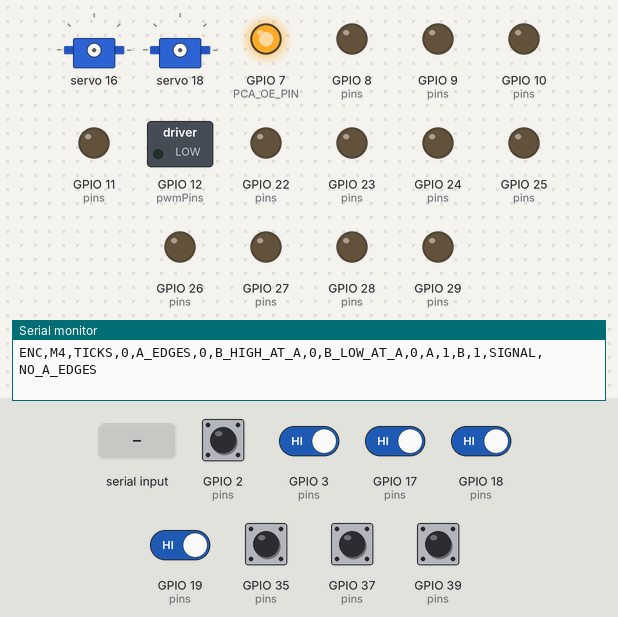
Recording of a sketch running on a simulated ESP32. On the bench: 2 × servo, switched loads named in the sketch (green lamp = pin HIGH), output pins drawn as LEDs (lit = HIGH), the last lines printed to the serial monitor. The test bench sets the inputs (shaded band); at power-on: GPIO 2 (pins), GPIO 3 (pins), GPIO 17 (pins), GPIO 18 (pins), GPIO 19 (pins), GPIO 35 (pins), GPIO 37 (pins), GPIO 39 (pins) HIGH.

Above: at 1.2 s.
1.3 s: "A\n" received over Serial
At 2.81 s:
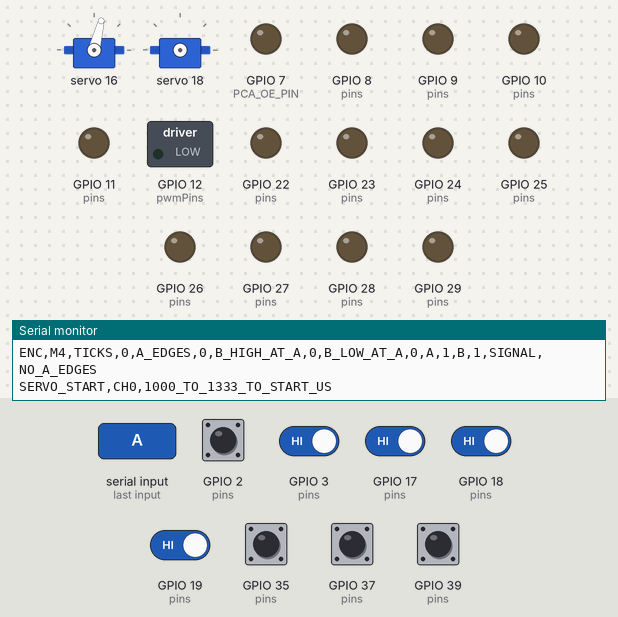
4.3 s: GPIO 2 (pins) pulled LOW for 0.15 s
5.9 s: "B\n" received over Serial
At 7.5 s:
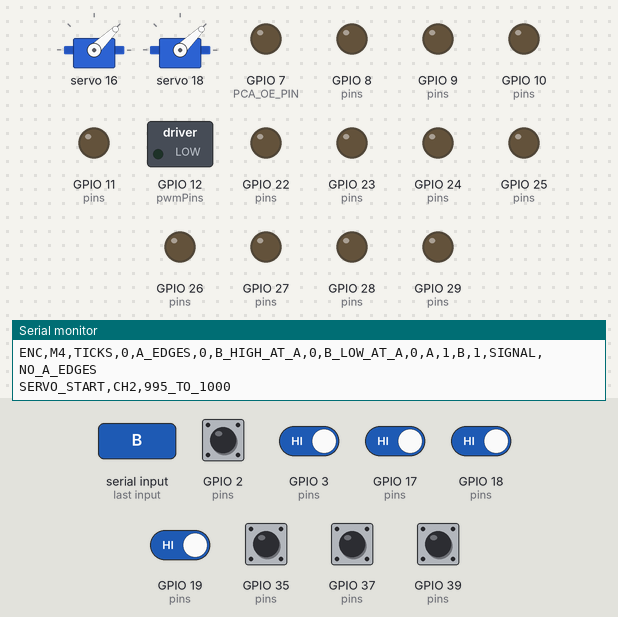
8.4 s: "STOP\n" received over Serial
At 8.9 s:
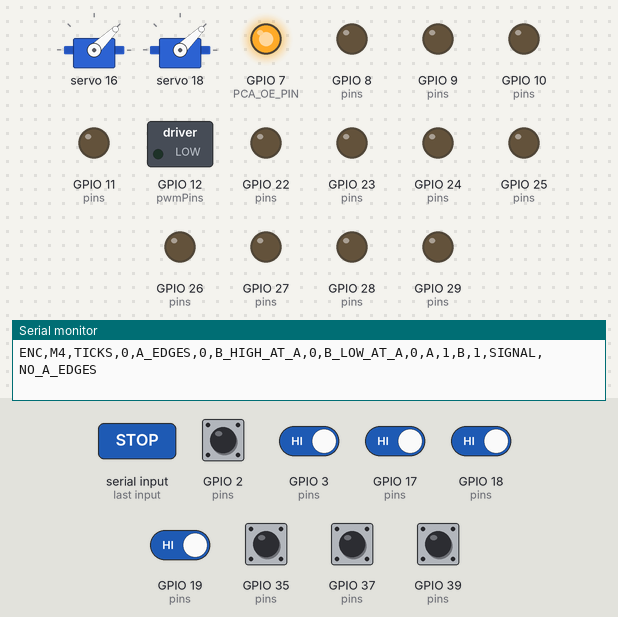
9.9 s: "A\n" received over Serial
At 12.19 s:
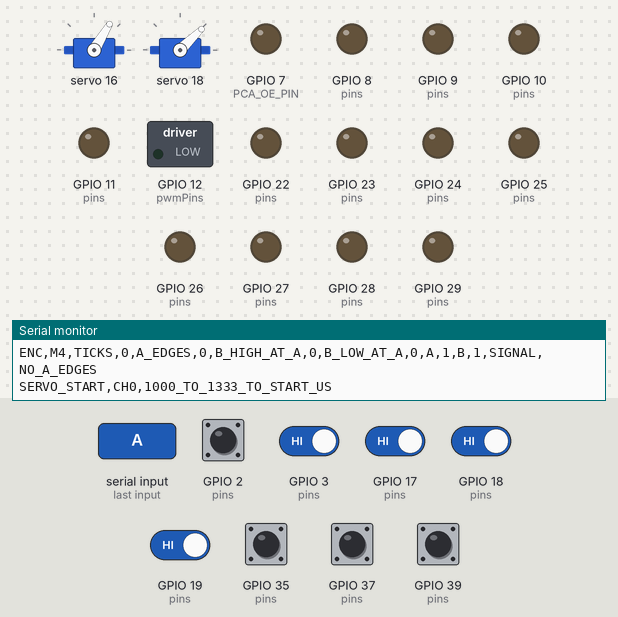
12.9 s: GPIO 2 (pins) driven LOW and GPIO 3 (pins) driven LOW and GPIO 17 (pins) driven LOW and GPIO 18 (pins) driven LOW and GPIO 19 (pins) driven LOW
Timing chart, 0 to 15.6 s (numbered marks = the images above; inputs shaded):
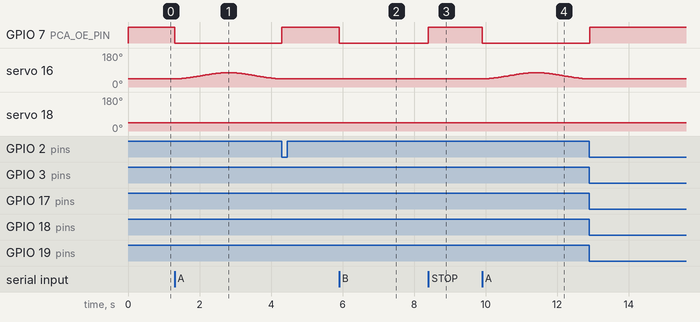

The sketch:

four_motor_test.ino
```cpp
#include <Arduino.h>
#include <Wire.h>
#include <Adafruit_PWMServoDriver.h>
#include <util/atomic.h>

// M1-M3 use A-edge x2 decoding with B sampled inside each ISR. M4 A on D17
// is polled because D17 has no Mega external interrupt. Counts are raw ticks.
struct MotorPins { uint8_t in1, in2, pwm, a, b; };
const MotorPins pins[4] = {
  {24, 25, 11, 19, 18}, {22, 23, 10, 2, 35},
  {26, 27, 9, 3, 37}, {28, 29, 8, 17, 39}
};
Adafruit_PWMServoDriver pca(0x41);
const uint8_t PCA_OE_PIN = 7;
const uint8_t SERVO_STEP_MS = 20;
const uint16_t SERVO_LEG_MS[2] = {1500, 2500}; // Shoulder uses the slower second duration.
const uint8_t SHOULDER_CHANNEL = 2;
const uint16_t CH0_START_US = 1000;
const uint16_t CH0_END_US = 1333;
// Start one PCA9685 count below the known 1000 us hold.
const uint8_t SHOULDER_MAX_DEGREES = 1;
const uint16_t SHOULDER_DOWN_US = 995;
const uint16_t SHOULDER_UP_US = 1000;
// Relative jog step: one PCA9685 count at 50 Hz is ~4.88 us. Keep single-step
// motion under ~1 nominal degree so each E/T press is barely visible.
const int8_t SHOULDER_JOG_STEP_US = 5;
const uint16_t SHOULDER_MIN_US = 990;
const uint16_t SHOULDER_MAX_US = 1100;
struct EncoderData {
  int32_t ticks;
  uint32_t edges, bHigh, bLow;
};
volatile EncoderData encoder[4] = {};
const uint8_t TEST_PWM = 200;
const uint32_t PULSE_MS = 1000;
const uint32_t REPORT_MS = 250;
bool running = false;
bool pcaFound = false;
bool servoTesting = false;
uint8_t servoChannel = 0;
uint16_t servoStartUs = 1000;
uint16_t servoEndUs = 1333;
uint16_t servoLegMs = 1500;
uint32_t servoStepAt = 0;
uint32_t servoStartedAt = 0;
bool shoulderMoving = false;
bool shoulderHolding = false;
uint16_t shoulderPulseUs = SHOULDER_DOWN_US;
uint16_t shoulderStartUs = SHOULDER_DOWN_US;
uint16_t shoulderTargetUs = SHOULDER_DOWN_US;
uint32_t shoulderStartedAt = 0;
uint32_t shoulderStepAt = 0;
bool gripperTesting = false;
uint8_t gripperPhase = 0;
uint32_t gripperPhaseAt = 0;
const uint16_t GRIPPER_PULSES_US[3][2] = {
  {1500, 2000}, // Valve neutral, pump running.
  {2000, 1500}, // Valve actuated, pump neutral.
  {1500, 1500}  // Both neutral before disabling outputs.
};
const uint16_t GRIPPER_PHASE_MS[3] = {3000, 1000, 250};
uint32_t startedAt = 0, lastReport = 0;
bool motor4LastA = false;
char command[24];
uint8_t commandLength = 0;
bool overflow = false;

void recordEdge(uint8_t i) {
  bool a = digitalRead(pins[i].a);
  bool b = digitalRead(pins[i].b);
  encoder[i].ticks += a == b ? 1 : -1;
  ++encoder[i].edges;
  if (b) ++encoder[i].bHigh;
  else ++encoder[i].bLow;
}
void encoder1ISR() { recordEdge(0); }
void encoder2ISR() { recordEdge(1); }
void encoder3ISR() { recordEdge(2); }

// Mega D17 has no external-interrupt input, so sample M4 A in loop().
void pollMotor4Encoder() {
  bool a = digitalRead(pins[3].a);
  if (a != motor4LastA) {
    motor4LastA = a;
    recordEdge(3);
  }
}

void disablePcaOutputs() {
  digitalWrite(PCA_OE_PIN, HIGH);
  servoTesting = false;
  shoulderMoving = false;
  shoulderHolding = false;
  shoulderPulseUs = SHOULDER_DOWN_US;
  gripperTesting = false;
  if (pcaFound) {
    for (uint8_t ch = 0; ch < 16; ++ch) pca.setPWM(ch, 0, 4096);
  }
}

void startServoSweep(uint8_t channel) {
  if (!pcaFound) { Serial.println(F("ERROR,PCA_NOT_FOUND")); return; }
  if (running || servoTesting || gripperTesting || shoulderMoving || shoulderHolding) { Serial.println(F("ERROR,BUSY")); return; }
  disablePcaOutputs();
  servoTesting = true;
  servoChannel = channel;
  servoStartUs = channel == SHOULDER_CHANNEL ? SHOULDER_DOWN_US : CH0_START_US;
  servoEndUs = channel == SHOULDER_CHANNEL ? SHOULDER_UP_US : CH0_END_US;
  servoLegMs = channel == SHOULDER_CHANNEL ? SERVO_LEG_MS[1] : SERVO_LEG_MS[0];
  servoStepAt = millis() - SERVO_STEP_MS;
  servoStartedAt = millis();
  Serial.print(F("SERVO_START,CH")); Serial.print(servoChannel);
  if (channel == SHOULDER_CHANNEL) {
    Serial.print(F(",0_TO_1_TO_0,"));
  } else Serial.print(',');
  Serial.print(servoStartUs); Serial.print(F("_TO_"));
  Serial.print(servoEndUs); Serial.println(F("_TO_START_US"));
}

void startShoulder(uint16_t target) {
  if (!pcaFound) { Serial.println(F("ERROR,PCA_NOT_FOUND")); return; }
  if (running || servoTesting || gripperTesting || shoulderMoving) { Serial.println(F("ERROR,BUSY")); return; }
  // After a serial reset, the controller loses its commanded position. Permit
  // the explicit lower command to start from the raised endpoint.
  if (target == SHOULDER_DOWN_US && !shoulderHolding) shoulderPulseUs = SHOULDER_UP_US;
  if (shoulderHolding && shoulderPulseUs == target) {
    Serial.print(F("SERVO_HOLDING,CH2,")); Serial.println(target);
    return;
  }
  if (!shoulderHolding) {
    const uint16_t startUs = shoulderPulseUs;
    disablePcaOutputs();
    shoulderPulseUs = startUs;
  }
  shoulderStartUs = shoulderPulseUs;
  shoulderTargetUs = target;
  shoulderMoving = true;
  shoulderHolding = false;
  shoulderStartedAt = millis();
  shoulderStepAt = millis() - SERVO_STEP_MS;
  Serial.print(F("SERVO_START,CH2,")); Serial.print(shoulderStartUs);
  Serial.print(F("_TO_")); Serial.println(shoulderTargetUs);
}

// Relative jog from the actively held position: no output disable, no
// absolute assumption, so repeated E/T presses stay tiny and smooth. The
// first enable after a reset/flash still snaps to the tracked pulse because
// the servo position is unknown while outputs are disabled; keep the arm
// supported for that single capture, then use E/T only.
void jogShoulder(int8_t stepUs) {
  if (!pcaFound) { Serial.println(F("ERROR,PCA_NOT_FOUND")); return; }
  if (running || servoTesting || gripperTesting || shoulderMoving) { Serial.println(F("ERROR,BUSY")); return; }
  if (!shoulderHolding) { Serial.println(F("ERROR,NOT_HOLDING_SEND_B_OR_C_FIRST")); return; }
  int16_t target = int16_t(shoulderPulseUs) + stepUs;
  if (target < int16_t(SHOULDER_MIN_US) || target > int16_t(SHOULDER_MAX_US)) {
    Serial.print(F("ERROR,LIMIT,")); Serial.println(shoulderPulseUs);
    return;
  }
  shoulderStartUs = shoulderPulseUs;
  shoulderTargetUs = uint16_t(target);
  shoulderMoving = true;
  shoulderHolding = false;
  shoulderStartedAt = millis();
  shoulderStepAt = millis() - SERVO_STEP_MS;
  Serial.print(F("SERVO_START,CH2,")); Serial.print(shoulderStartUs);
  Serial.print(F("_TO_")); Serial.println(shoulderTargetUs);
}

void serviceShoulder() {
  if (!shoulderMoving || uint32_t(millis() - shoulderStepAt) < SERVO_STEP_MS) return;
  shoulderStepAt = millis();
  const uint32_t elapsed = min(uint32_t(millis() - shoulderStartedAt), uint32_t(SERVO_LEG_MS[1]));
  const uint32_t t = elapsed * 1024UL / SERVO_LEG_MS[1];
  const uint32_t eased = t * t * (3072UL - 2UL * t) / (1024UL * 1024UL);
  const int32_t pulseQ = int32_t(shoulderStartUs) * 1024L
    + (int32_t(shoulderTargetUs) - shoulderStartUs) * int32_t(eased);
  const uint16_t us = uint16_t(pulseQ / 1024L);
  pca.setPWM(SHOULDER_CHANNEL, 0, uint32_t(us) * 4096UL / 20000UL);
  digitalWrite(PCA_OE_PIN, LOW);
  if (elapsed >= SERVO_LEG_MS[1]) {
    shoulderMoving = false;
    shoulderHolding = true;
    shoulderPulseUs = shoulderTargetUs;
    Serial.print(F("SERVO_HOLDING,CH2,")); Serial.println(shoulderPulseUs);
  }
}

void serviceServoSweep() {
  if (!servoTesting || uint32_t(millis() - servoStepAt) < SERVO_STEP_MS) return;
  servoStepAt = millis();
  const uint32_t elapsed = uint32_t(millis() - servoStartedAt);
  const bool returning = elapsed >= servoLegMs;
  const uint32_t legElapsed = returning ? min(elapsed - servoLegMs, uint32_t(servoLegMs)) : elapsed;
  const uint32_t t = legElapsed * 1024UL / servoLegMs;
  // Cubic smoothstep: zero velocity at each end and at completion.
  const uint32_t eased = t * t * (3072UL - 2UL * t) / (1024UL * 1024UL);
  const uint16_t fromUs = returning ? servoEndUs : servoStartUs;
  const uint16_t toUs = returning ? servoStartUs : servoEndUs;
  const int32_t pulseQ = int32_t(fromUs) * 1024L + (int32_t(toUs) - fromUs) * int32_t(eased);
  const uint16_t us = uint16_t(pulseQ / 1024L);
  pca.setPWM(servoChannel, 0, (uint32_t)us * 4096UL / 20000UL);
  digitalWrite(PCA_OE_PIN, LOW);
  if (elapsed >= 2UL * servoLegMs) {
    servoTesting = false;
    Serial.print(F("SERVO_CYCLE_COMPLETE,CH")); Serial.println(servoChannel);
    if (servoChannel == SHOULDER_CHANNEL) {
      // Keep the shoulder at the lower pulse after the sweep so it does not
      // lose holding torque and sag as soon as the diagnostic ends.
      shoulderPulseUs = servoStartUs;
      shoulderHolding = true;
      Serial.print(F("SERVO_HOLDING,CH2,")); Serial.println(shoulderPulseUs);
    } else disablePcaOutputs();
  }
}

void applyGripperPhase() {
  pca.setPWM(6, 0, (uint32_t)GRIPPER_PULSES_US[gripperPhase][0] * 4096UL / 20000UL);
  pca.setPWM(7, 0, (uint32_t)GRIPPER_PULSES_US[gripperPhase][1] * 4096UL / 20000UL);
  digitalWrite(PCA_OE_PIN, LOW);
  gripperPhaseAt = millis();
  Serial.print(F("GRIPPER_PHASE,")); Serial.print(gripperPhase);
  Serial.print(F(",MS,")); Serial.println(GRIPPER_PHASE_MS[gripperPhase]);
}

void startGripperTest() {
  if (!pcaFound) { Serial.println(F("ERROR,PCA_NOT_FOUND")); return; }
  if (running || servoTesting || gripperTesting || shoulderMoving || shoulderHolding) { Serial.println(F("ERROR,BUSY")); return; }
  disablePcaOutputs();
  gripperTesting = true;
  gripperPhase = 0;
  Serial.println(F("GRIPPER_START,CH6_VALVE_CH7_PUMP"));
  applyGripperPhase();
}

void serviceGripperTest() {
  if (!gripperTesting || uint32_t(millis() - gripperPhaseAt) < GRIPPER_PHASE_MS[gripperPhase]) return;
  if (++gripperPhase < 3) applyGripperPhase();
  else {
    disablePcaOutputs();
    Serial.println(F("GRIPPER_CYCLE_COMPLETE"));
  }
}

void scanPca9685() {
  Wire.begin();
  Wire.setClock(100000);
  Wire.setWireTimeout(25000UL, true);
  bool expectedFound = false;
  uint8_t foundCount = 0;
  for (uint8_t address = 0x08; address <= 0x77; ++address) {
    Wire.beginTransmission(address);
    uint8_t error = Wire.endTransmission();
    if (error == 0) {
      ++foundCount;
      Serial.print(F("I2C,FOUND,0x")); Serial.println(address, HEX);
      if (address == 0x41) expectedFound = true;
    }
  }
  if (expectedFound) {
    Serial.println(F("PCA9685,FOUND,0x41"));
    pca.begin();
    pca.setPWMFreq(50);
    pcaFound = true;
    disablePcaOutputs();
  } else Serial.println(F("PCA9685,NOT_FOUND,EXPECTED_0x41"));
  if (!foundCount) Serial.println(F("I2C,NO_DEVICES"));
}

void stopAll() {
  for (uint8_t i = 0; i < 4; ++i) {
    analogWrite(pins[i].pwm, 0);
    digitalWrite(pins[i].in1, LOW);
    digitalWrite(pins[i].in2, LOW);
  }
  running = false;
  disablePcaOutputs();
}

void reportEncoders() {
  EncoderData snapshot[4];
  ATOMIC_BLOCK(ATOMIC_RESTORESTATE) {
    for (uint8_t i = 0; i < 4; ++i) {
      snapshot[i].ticks = encoder[i].ticks;
      snapshot[i].edges = encoder[i].edges;
      snapshot[i].bHigh = encoder[i].bHigh;
      snapshot[i].bLow = encoder[i].bLow;
    }
  }
  for (uint8_t i = 0; i < 4; ++i) {
    Serial.print(F("ENC,M")); Serial.print(i + 1);
    Serial.print(F(",TICKS,")); Serial.print(snapshot[i].ticks);
    Serial.print(F(",A_EDGES,")); Serial.print(snapshot[i].edges);
    Serial.print(F(",B_HIGH_AT_A,")); Serial.print(snapshot[i].bHigh);
    Serial.print(F(",B_LOW_AT_A,")); Serial.print(snapshot[i].bLow);
    Serial.print(F(",A,")); Serial.print(digitalRead(pins[i].a));
    Serial.print(F(",B,")); Serial.print(digitalRead(pins[i].b));
    Serial.print(F(",SIGNAL,"));
    if (!snapshot[i].edges) Serial.println(F("NO_A_EDGES"));
    else if (!snapshot[i].bLow) Serial.println(F("B_ALWAYS_HIGH_AT_A"));
    else if (!snapshot[i].bHigh) Serial.println(F("B_ALWAYS_LOW_AT_A"));
    else Serial.println(F("BOTH_B_LEVELS_SEEN"));
  }
}

void resetEncoders() {
  ATOMIC_BLOCK(ATOMIC_RESTORESTATE) {
    for (uint8_t i = 0; i < 4; ++i) {
      encoder[i].ticks = 0; encoder[i].edges = 0;
      encoder[i].bHigh = 0; encoder[i].bLow = 0;
    }
  }
}

void startPulse(uint8_t mask, bool forward) {
  if (running || servoTesting || gripperTesting || shoulderMoving || shoulderHolding) { Serial.println(F("ERROR,BUSY")); return; }
  stopAll();
  startedAt = millis();
  running = true;
  for (uint8_t i = 0; i < 4; ++i) {
    if (mask & (1 << i)) {
      digitalWrite(pins[i].in1, forward ? HIGH : LOW);
      digitalWrite(pins[i].in2, forward ? LOW : HIGH);
      analogWrite(pins[i].pwm, TEST_PWM);
    }
  }
  Serial.print(F("START,MASK,")); Serial.print(mask);
  Serial.println(forward ? F(",F,PWM200,1000MS") : F(",R,PWM200,1000MS"));
}

void executeCommand() {
  command[commandLength] = '\0';
  if (overflow) { stopAll(); Serial.println(F("ERROR,COMMAND_TOO_LONG")); }
  else if (!strcmp(command, "STOP") || !strcmp(command, "S")) {
    stopAll(); Serial.println(F("STOPPED"));
  } else if (!strcmp(command, "STATUS") || !strcmp(command, "ENC")) {
    Serial.println((running || servoTesting || gripperTesting || shoulderMoving) ? F("RUNNING") : shoulderHolding ? F("HOLDING,CH2") : F("STOPPED")); reportEncoders();
  } else if (!strcmp(command, "A")) {
    startServoSweep(0);
  } else if (!strcmp(command, "B")) {
    startShoulder(SHOULDER_UP_US);
  } else if (!strcmp(command, "C")) {
    startShoulder(SHOULDER_DOWN_US);
  } else if (!strcmp(command, "E")) {
    jogShoulder(-SHOULDER_JOG_STEP_US);
  } else if (!strcmp(command, "T")) {
    jogShoulder(SHOULDER_JOG_STEP_US);
  } else if (!strcmp(command, "D")) {
    startServoSweep(SHOULDER_CHANNEL);
  } else if (!strcmp(command, "G")) {
    startGripperTest();
  } else if (!strcmp(command, "RST")) {
    if (running || servoTesting || gripperTesting || shoulderMoving) Serial.println(F("ERROR,BUSY"));
    else { resetEncoders(); Serial.println(F("RESET")); reportEncoders(); }
  } else if (!strcmp(command, "F")) startPulse(15, true);
  else if (!strcmp(command, "R")) startPulse(15, false);
  else if (!strcmp(command, "M1F")) startPulse(1, true);
  else if (!strcmp(command, "M1R")) startPulse(1, false);
  else if (!strcmp(command, "M2F")) startPulse(2, true);
  else if (!strcmp(command, "M2R")) startPulse(2, false);
  else if (!strcmp(command, "M3F")) startPulse(4, true);
  else if (!strcmp(command, "M3R")) startPulse(4, false);
  else if (!strcmp(command, "M4F")) startPulse(8, true);
  else if (!strcmp(command, "M4R")) startPulse(8, false);
  else if (commandLength) { stopAll(); Serial.println(F("ERROR,UNKNOWN_COMMAND")); }
  commandLength = 0; overflow = false;
}

void setup() {
  digitalWrite(PCA_OE_PIN, HIGH);
  pinMode(PCA_OE_PIN, OUTPUT);
  const uint8_t pwmPins[] = {8, 9, 10, 11, 12};
  for (uint8_t p : pwmPins) { digitalWrite(p, LOW); pinMode(p, OUTPUT); analogWrite(p, 0); }
  for (uint8_t p = 22; p <= 29; ++p) { digitalWrite(p, LOW); pinMode(p, OUTPUT); }
  stopAll();
  for (uint8_t i = 0; i < 4; ++i) {
    pinMode(pins[i].a, INPUT_PULLUP); pinMode(pins[i].b, INPUT_PULLUP);
  }
  motor4LastA = digitalRead(pins[3].a);
  attachInterrupt(digitalPinToInterrupt(pins[0].a), encoder1ISR, CHANGE);
  attachInterrupt(digitalPinToInterrupt(pins[1].a), encoder2ISR, CHANGE);
  attachInterrupt(digitalPinToInterrupt(pins[2].a), encoder3ISR, CHANGE);
  Serial.begin(115200);
  scanPca9685();
  Serial.println(F("READY,FOUR_MOTOR_PCA_ARM,M1=24/25/11,A19/B18,M2=22/23/10,A2/B35,M3=26/27/9,A3/B37,M4=28/29/8,A17_POLLED/B39"));
  Serial.println(F("A: CH0 smooth sweep; D: CH2 one-count pulse check; B/C: CH2 one-count move/hold; E/T: CH2 -5/+5us jog from hold; G: gripper; F/R or M1F..M4R motors; STOP releases outputs."));
}

void loop() {
  pollMotor4Encoder();
  serviceServoSweep();
  serviceShoulder();
  serviceGripperTest();
  if (running && uint32_t(millis() - startedAt) >= PULSE_MS) {
    stopAll(); Serial.println(F("STOPPED,TIMEOUT")); reportEncoders();
    lastReport = millis();
  }
  // No telemetry writes while running: serial backpressure must not delay stop.
  if (!running && !servoTesting && !gripperTesting && !shoulderMoving && uint32_t(millis() - lastReport) >= REPORT_MS) {
    lastReport = millis(); reportEncoders();
  }
  for (uint8_t n = 0; n < 16 && Serial.available(); ++n) {
    char c = Serial.read();
    if (c == '\n') executeCommand();
    else if (c != '\r') {
      if (commandLength < sizeof(command) - 1) command[commandLength++] = c;
      else overflow = true;
    }
  }
}
```

Measured:
- after the input at 1.3 s, GPIO 7 (PCA_OE_PIN): HIGH → LOW at once; servo 16: rises from 44° to 76° in 1.2 s, then falls to 44° in 1.5 s
- after the input at 5.9 s, GPIO 7 (PCA_OE_PIN): HIGH → LOW at once; servo 18: 43° → 44° after 1.1 s
- after the input at 8.4 s, GPIO 7 (PCA_OE_PIN): LOW → HIGH at once
- after the input at 9.9 s, GPIO 7 (PCA_OE_PIN): HIGH → LOW at once; servo 16: rises from 44° to 76° in 1.2 s, then falls to 44° in 1.5 s
